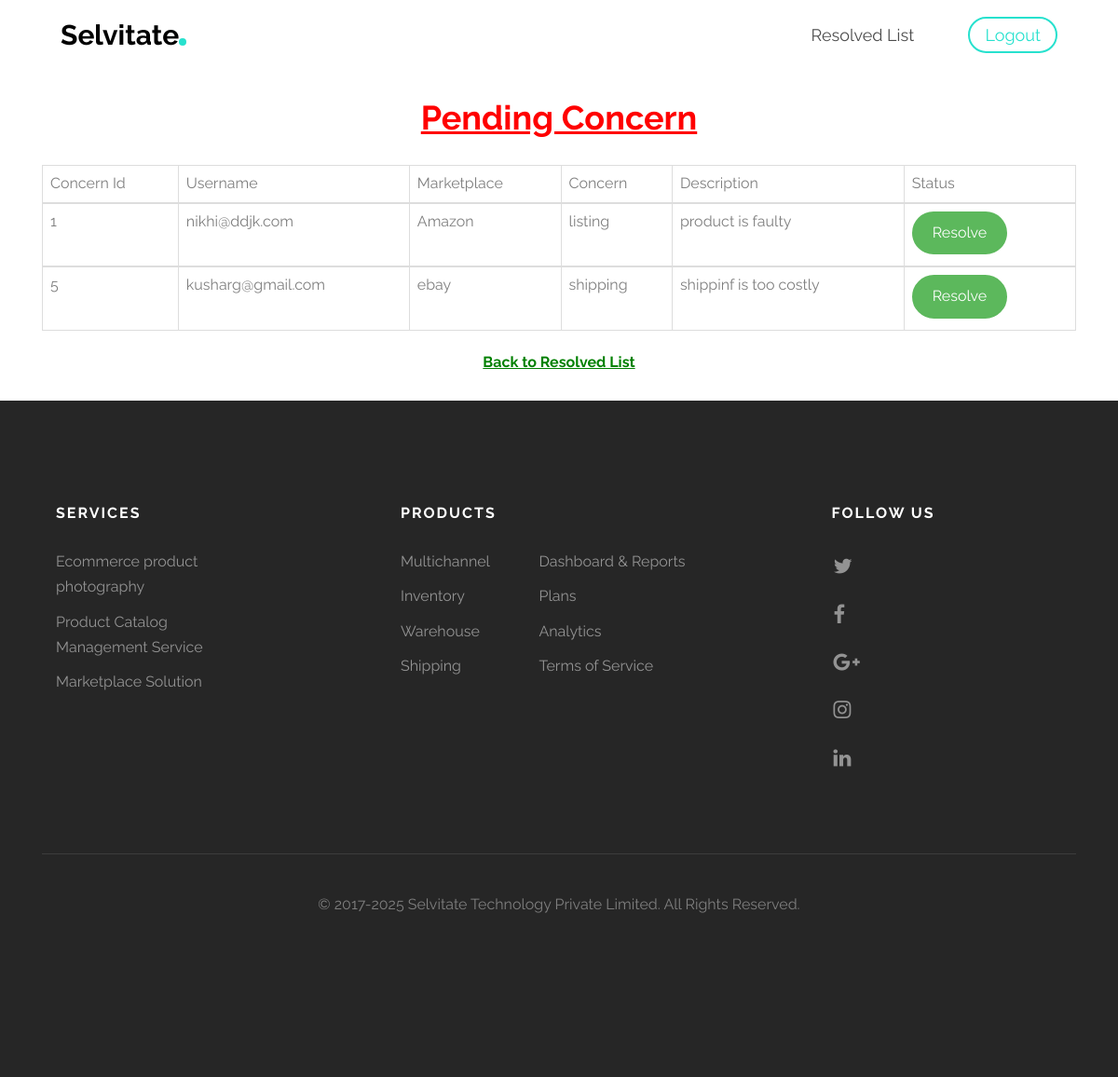
The page /dash.php on the database its author committed.
### tables this page shows
CREATE TABLE `concern` (
  `co_id` int(50) NOT NULL,
  `username` varchar(300) NOT NULL,
  `co_mp` varchar(300) NOT NULL,
  `concern` varchar(300) NOT NULL,
  `description` varchar(500) NOT NULL,
  `status` varchar(40) NOT NULL
);

### dash.php (the view, shortened to what this page needs)
<?php
	include('header.php');
?>
	<div>
		<br />
		<h1><center> <b style="color:red"><u>Pending Concern</u></b> </center></h1>
	</div>
	<div class="container">
		<div class="row">
			<div class="col-md-12">
				<table class="table table-bordered" >
					<thead>
							<td>Concern Id</td>
							<td>Username</td>
							<td>Marketplace</td>
							<td>Concern</td>
							<td>Description</td>
							<td>Status</td>
					</thead>
						<?php
							$sel = "select * from concern where status='no'";
							$qry=mysqli_query($con,$sel);
							while($rows=mysqli_fetch_array($qry))
							{
								$uname=$rows['username'];
								$comp = $rows['co_mp'];
								$conc = $rows['concern'];
								$desc = $rows['description'];
								$coid = $rows['co_id'];
						?>
					<tbody>
						<td><?php echo 	$coid ?></td>
						<td><?php echo $uname ?></td>
						<td><?php echo $comp ?></td>
						<td><?php echo $conc ?></td>
						<td><?php echo $desc ?></td>
						<td><a class="btn btn-success" href="database.php?id=<?php echo $coid ?>">Resolve</a></td>
					</tbody>
							<?php } ?>
				</table>
			</div>
		</div>
	</div>
	<div>
		<center><a href="resolve.php"><b style="color:green"><u>Back to Resolved List</u></b></a></center>
	</div>
	<div>
		<br />
	</div>
	<?php include('footer.php');

### css/style.css (style rules this page uses)
body { font-family: "Raleway", Arial, sans-serif; font-weight: 400; font-size: 16px; line-height: 1.7; color: #7f7f7f; background: #fff; height: 100%; position: relative; }
a { color: #27E1CE; -webkit-transition: 0.5s; -o-transition: 0.5s; transition: 0.5s; }
h1, h2, h3, h4, h5, h6, figure { color: #000; font-family: "Raleway", Arial, sans-serif; font-weight: 400; margin: 0 0 30px 0; }
.btn { margin-right: 4px; margin-bottom: 4px; font-family: "Raleway", Arial, sans-serif; font-size: 16px; font-weight: 400; -webkit-border-radius: 30px; -moz-border-radius: 30px; -ms-border-radius: 30px; border-radius: 30px; -webkit-transition: 0.5s; -o-transition: 0.5s; transition: 0.5s; }
.btn-success { background: #5cb85c; color: #fff; border: 2px solid #5cb85c; }

### rows shown on the page
concern: co_id "1", username "nikhi@ddjk.com", co_mp "Amazon", concern "listing", description "product is faulty"
concern: co_id "5", username "kusharg@gmail.com", co_mp "ebay", concern "shipping", description "shippinf is too costly"
